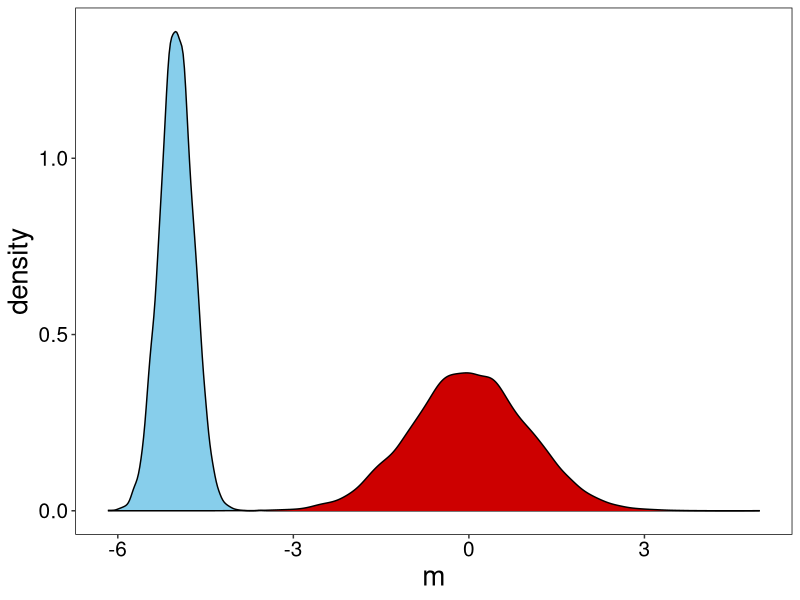
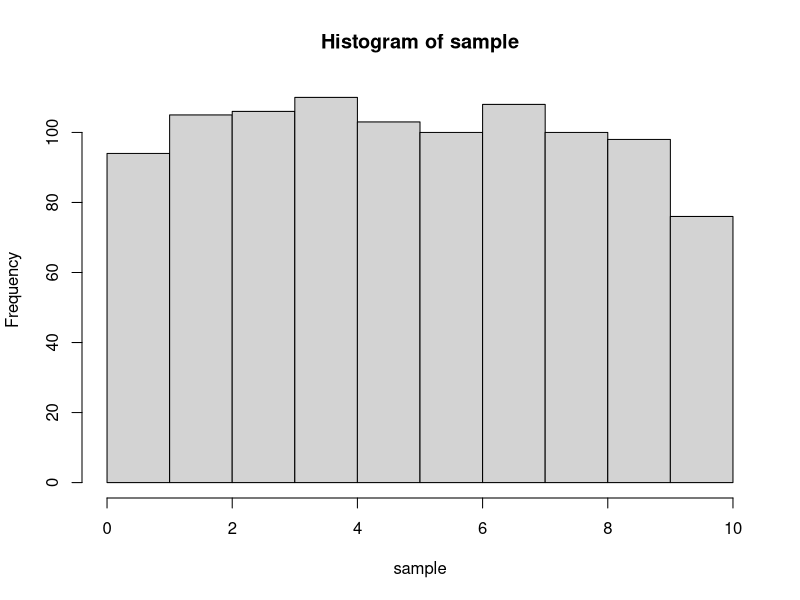
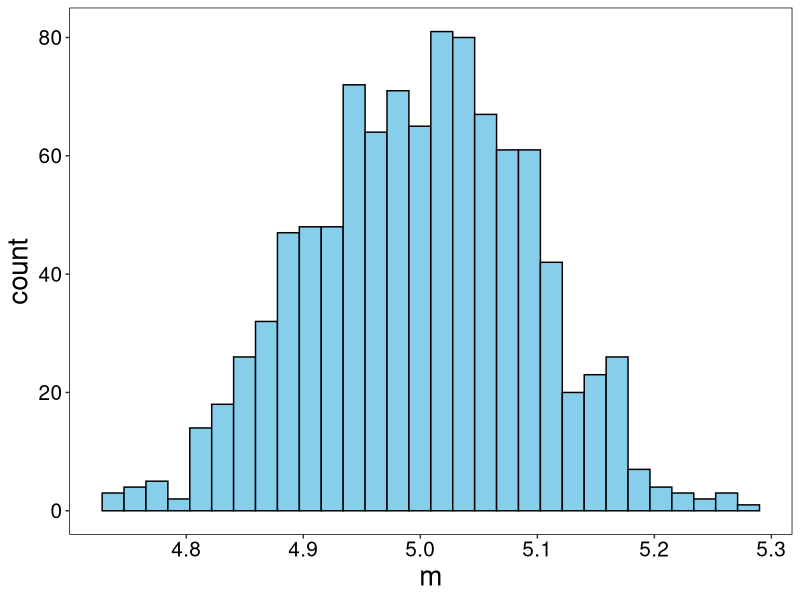
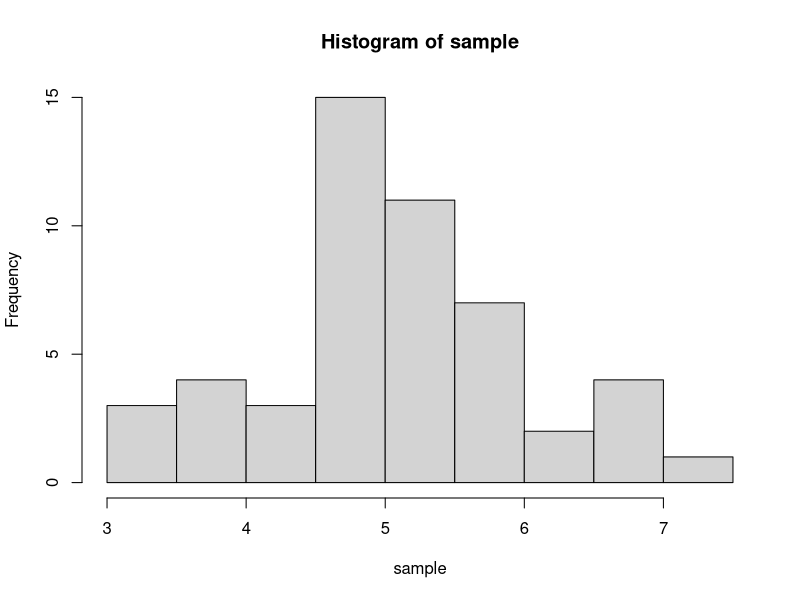
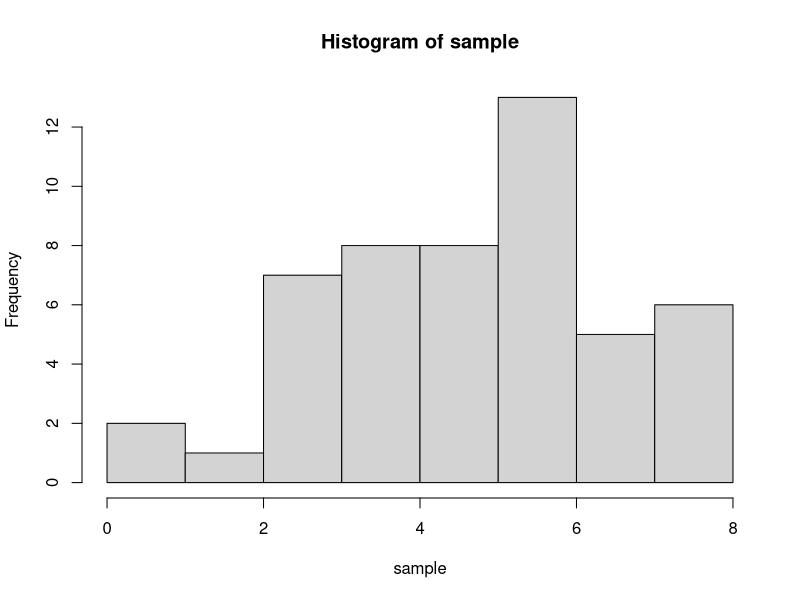

The R script that drew these images, in order:
## ---- chunk 1
knitr::opts_chunk$set(echo = TRUE)
library(dplyr)
library(tidyr)
library(ggplot2)

theme_custom <- theme(
    axis.text = element_text(size = 15),
    axis.title = element_text(size = 20),
    plot.title = element_text(size = 20, hjust = 0.5),
    plot.subtitle = element_text(size = 15, hjust = 0.5),
    legend.title = element_text(size = 15),
    legend.text = element_text(size = 15),
    panel.background = element_rect(fill = "white"), 
    panel.grid = element_blank()
  )

theme_set(theme_custom)
## ---- chunk 2
# here mean and sd - parameters in "general" population 
# n - number of elements we choose from population
norm_sample = rnorm(n=100, mean=0, sd=1)

#parameters of **sample**
mean(norm_sample)
sd(norm_sample)

## ---- chunk 3

exp_sample = rexp(n=1000, rate=2)

# mean()
# sd()
## ---- chunk 4

exp_sample = runif(n=1000, min=0, max=1)

# mean()
# sd()
## ---- chunk 5
se = function(x){
  sd(x)/sqrt(length(x))
}
## ---- chunk 6
sample_size = 100 
n_samples = 10000

df_trial <- tibble(
  sample_ID = rep(1:n_samples, each=sample_size),
  value = runif(sample_size*n_samples, -10, 0)
  )

df_standart = 
  df_trial |> 
  group_by(sample_ID) |> 
  summarize(m = mean(value)) |> 
  mutate(z_m = (m - mean(m))/sd(m)) 

mean(df_standart$z_m)
sd(df_standart$z_m)

## ---- chunk 7
 df_standart |> 
  ggplot() + 
  geom_density(aes(x=m),
               # bins=30, col='black',
               fill='skyblue') +
  geom_density(aes(x=z_m),
               # bins=30, col='black', 
               fill='red3')
## ---- chunk 8
sample_size = 1000 

sample = runif(n=sample_size, min=0, max=10)

hist(sample)
## ---- chunk 9
n_samples = 1000

df_trial <- data.frame(
  sample_ID = rep(1:n_samples, each=sample_size),
    value = runif(sample_size*n_samples, 0, 10) # generating sample_size*n_samples values from the same distibution
  )

df_trial |> group_by(sample_ID) |> 
  summarize(m = mean(value)) |> 
  ggplot() + geom_histogram(aes(x=m), bins=30, col='black', fill='skyblue')
## ---- chunk 10
sample_size = 1000 

# sample = rexp()

# hist()
## ---- chunk 11
true_mean = 5
true_sd = 1
## ---- chunk 12
sample_size = 50

sample = rnorm(sample_size, true_mean, true_sd)

sample_mean = mean(sample)
# sample_sd = sd(sample_norm)
sample_se = se(sample)

hist(sample)
## ---- chunk 13
quantiles = qnorm(0, 1, p = c(0.025, 0.975)) #+- 1.96

c(
  sample_mean + quantiles[1] * sample_se,
  sample_mean + quantiles[2] * sample_se
)
## ---- chunk 14
#| fig-height: 7
#| fig-width: 10

sample_size = 100 
n_samples = 1000
true_mean=5

df_trial <- tibble(
  sample_ID = rep(1:n_samples, each=sample_size),
  value = rnorm(sample_size*n_samples, true_mean, 2)
  )


quantiles = qnorm(0, 1, p = c(0.025, 0.975))


df_ci = df_trial |> group_by(sample_ID) |> 
  summarize(mu = mean(value), 
            se_sample = se(value), 
            conf.min = mu + quantiles[1] * se_sample,
            conf.max = mu + quantiles[2] * se_sample) |> 
  mutate(out = ifelse((true_mean < conf.max) & (true_mean > conf.min), 'ok', 'missed'))

# df_ci |>  
  # ggplot(aes(y=)) +
  # geom_errorbar(aes(xmin = , xmax = , col=)) +
  # geom_vline(aes(xintercept = ), col='red', lty=2, size=2) +
  # labs(y="Sample", color='CI covers true mean') 
  
  
## ---- chunk 15
true_mean = 5
true_sd = 2

## ---- chunk 16
sample_size = 50

sample = rnorm(sample_size, true_mean, true_sd)

sample_mean = mean(sample)
# sample_sd = sd(sample_norm)
sample_se = se(sample)

hist(sample)
## ---- chunk 17
quantiles = qt(df = length(sample)-1, p = c(0.025, 0.975)) 
quantiles
## ---- chunk 18
c(
  sample_mean + quantiles[1] * sample_se,
  sample_mean + quantiles[2] * sample_se
)
## ---- chunk 19
t.test(sample)
